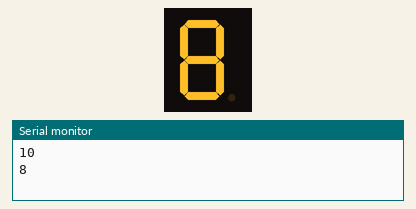
This sketch was run on a simulated Arduino Uno, built with avr-gcc and run on an emulated ATmega328P. On the bench: 1-digit seven-segment display, the last lines printed to the serial monitor. Wiring (inferred from the names in the program): 1-digit 7-segment display, segments lit when HIGH: segments pin 2, pin 3, pin 4, pin 5, pin 6, pin 7, pin 8. Random numbers use the default seed unless the sketch sets one; the segment pins are drawn as the display they are named for.

Above: at 0.4 s.
At 54.5 s:
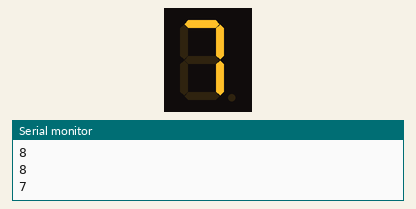
At 129.34 s:
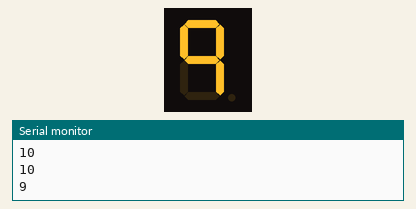

The sketch:

numeros_random.ino
```cpp
int i;
int x;
int y;

int num;

int A = 2;
int B = 3;
int C = 4;
int D = 5;
int E = 6;
int F = 7;
int G = 8;
int DP = 9;

void setup()
{
  for(i=2; i<9;i=i+1){
    pinMode(i, OUTPUT);
  }
  Serial.begin(9600);
}

void loop()
{
  num=random(7,11);
  Serial.println(num);

  switch(num){

    case 0:
  digitalWrite(A,1);
  digitalWrite(B,1);
  digitalWrite(C,1);
  digitalWrite(D,1);
  digitalWrite(E,1);
  digitalWrite(F,1);
  digitalWrite(G,0);
  digitalWrite(DP,0);
  break;

    case 1:
  digitalWrite(A,0);
  digitalWrite(B,1);
  digitalWrite(C,1);
  digitalWrite(D,0);
  digitalWrite(E,0);
  digitalWrite(F,0);
  digitalWrite(G,0);
  digitalWrite(DP,0);
  break;

    case 2:
  digitalWrite(A,1);
  digitalWrite(B,1);
  digitalWrite(C,0);
  digitalWrite(D,1);
  digitalWrite(E,1);
  digitalWrite(F,0);
  digitalWrite(G,1);
  digitalWrite(DP,0);
  break;

    case 3:
  digitalWrite(A,1);
  digitalWrite(B,1);
  digitalWrite(C,1);
  digitalWrite(D,1);
  digitalWrite(E,0);
  digitalWrite(F,0);
  digitalWrite(G,1);
  digitalWrite(DP,0);
  break;

    case 4:
  digitalWrite(A,0);
  digitalWrite(B,1);
  digitalWrite(C,1);
  digitalWrite(D,0);
  digitalWrite(E,0);
  digitalWrite(F,1);
  digitalWrite(G,1);
  digitalWrite(DP,0);
  break;

    case 5:
  digitalWrite(A,1);
  digitalWrite(B,0);
  digitalWrite(C,1);
  digitalWrite(D,1);
  digitalWrite(E,0);
  digitalWrite(F,1);
  digitalWrite(G,1);
  digitalWrite(DP,0);
  break;

    case 6:
  digitalWrite(A,1);
  digitalWrite(B,0);
  digitalWrite(C,1);
  digitalWrite(D,1);
  digitalWrite(E,1);
  digitalWrite(F,1);
  digitalWrite(G,1);
  digitalWrite(DP,0);
  break;

    case 7:
  digitalWrite(A,1);
  digitalWrite(B,1);
  digitalWrite(C,1);
  digitalWrite(D,0);
  digitalWrite(E,0);
  digitalWrite(F,0);
  digitalWrite(G,0);
  digitalWrite(DP,0);
  break;

    case 8:
  digitalWrite(A,1);
  digitalWrite(B,1);
  digitalWrite(C,1);
  digitalWrite(D,1);
  digitalWrite(E,1);
  digitalWrite(F,1);
  digitalWrite(G,1);
  digitalWrite(DP,0);
  break;

    case 9:
  digitalWrite(A,1);
  digitalWrite(B,1);
  digitalWrite(C,1);
  digitalWrite(D,0);
  digitalWrite(E,0);
  digitalWrite(F,1);
  digitalWrite(G,1);
  digitalWrite(DP,0);
  break;

    case 10:
  digitalWrite(A,0);
  digitalWrite(B,0);
  digitalWrite(C,0);
  digitalWrite(D,0);
  digitalWrite(E,0);
  digitalWrite(F,0);
  digitalWrite(G,0);
  digitalWrite(DP,1);
  break;}

  delay(200);

}
```

Measured:
- what the display in image 0 shows lasts 0.4 s, from 0.2 s to 0.6 s
- what the display in image 1 shows lasts 0.6 s, from 54.5 s to 55.1 s
